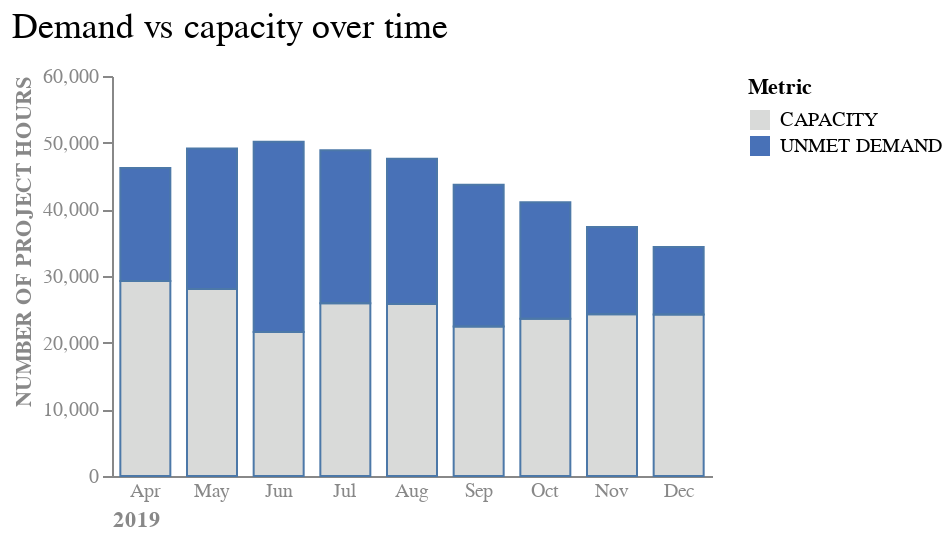

The notebook cell saved with this chart:
### Markdown cell above
![Alt text](\Images\2_4c.png)

### Code cell
stacked_table = table_2019[table_2019['Metric'].isin(['CAPACITY', 'UNMET DEMAND'])]

bars = alt.Chart(stacked_table, 
                 title = alt.Title(
                 "Demand vs capacity over time",
                 fontSize = 18,
                 fontWeight = 'normal',
                 anchor = 'start',
                 offset = 10
                 )
                ).mark_bar(size = 25).encode(
    y = alt.Y('Value', 
              axis = alt.Axis(grid = False,titleAnchor = 'end', labelColor = "#888888", titleColor = '#888888'), 
              scale = alt.Scale(domain = [0, 60000]), 
              title = "NUMBER OF PROJECT HOURS"),
    x = alt.X('month', 
              sort = None, 
              axis = alt.Axis(labelAngle = 0, titleAnchor = 'start', labelColor = "#888888", titleColor = '#888888', ticks = False), 
              title = "2019"),
    color = alt.Color('Metric', scale = alt.Scale(range = ['#d9dad9', '#4871b7'])),
    order=alt.Order(
      'Metric',
      sort='ascending')
    )

border = alt.Chart(stacked_table).mark_bar(size = 25, filled = False).encode(
    y = alt.Y('Value', 
              axis = alt.Axis(grid = False, titleAnchor = 'start', labelColor = "#888888", titleColor = '#888888'), 
              scale = alt.Scale(domain = [0, 60000]), 
              title = "NUMBER OF PROJECT HOURS"),
    x = alt.X('month', 
              sort = None, 
              axis = alt.Axis(labelAngle = 0, titleAnchor = 'end', labelColor = "#888888", titleColor = '#888888', ticks = False), 
              title = "2019"),
    order=alt.Order(
      'Metric',
      sort='ascending')
    )

final = bars + border
final.configure_view(stroke = None).properties(
    width = 300,
    height = 200)

### Figure 1 — Vega-Lite specification as saved in the notebook (floating-point values rounded to 4 significant figures)
{"config": {"view": {"continuousWidth": 300, "continuousHeight": 300, "stroke": null}}, "layer": [{"mark": {"type": "bar", "size": 25}, "encoding": {"color": {"field": "Metric", "scale": {"range": ["#d9dad9", "#4871b7"]}, "type": "nominal"}, "order": {"field": "Metric", "sort": "ascending", "type": "nominal"}, "x": {"axis": {"labelAngle": 0, "labelColor": "#888888", "ticks": false, "titleAnchor": "start", "titleColor": "#888888"}, "field": "month", "sort": null, "title": "2019", "type": "nominal"}, "y": {"axis": {"grid": false, "labelColor": "#888888", "titleAnchor": "end", "titleColor": "#888888"}, "field": "Value", "scale": {"domain": [0, 60000]}, "title": "NUMBER OF PROJECT HOURS", "type": "quantitative"}}, "title": {"text": "Demand vs capacity over time", "anchor": "start", "fontSize": 18, "fontWeight": "normal", "offset": 10}}, {"mark": {"type": "bar", "filled": false, "size": 25}, "encoding": {"order": {"field": "Metric", "sort": "ascending", "type": "nominal"}, "x": {"axis": {"labelAngle": 0, "labelColor": "#888888", "ticks": false, "titleAnchor": "end", "titleColor": "#888888"}, "field": "month", "sort": null, "title": "2019", "type": "nominal"}, "y": {"axis": {"grid": false, "labelColor": "#888888", "titleAnchor": "start", "titleColor": "#888888"}, "field": "Value", "scale": {"domain": [0, 60000]}, "title": "NUMBER OF PROJECT HOURS", "type": "quantitative"}}}], "data": {"name": "data-59ee266a658aca26e26fe99ca8d64a60"}, "height": 200, "width": 300, "$schema": "https://vega.github.io/schema/vega-lite/v5.15.1.json", "datasets": {"data-59ee266a658aca26e26fe99ca8d64a60": [{"Metric": "CAPACITY", "Value": 29263, "year": 2019, "month": "Apr"}, {"Metric": "CAPACITY", "Value": 28037, "year": 2019, "month": "May"}, {"Metric": "CAPACITY", "Value": 21596, "year": 2019, "month": "Jun"}, {"Metric": "CAPACITY", "Value": 25895, "year": 2019, "month": "Jul"}, {"Metric": "CAPACITY", "Value": 25813, "year": 2019, "month": "Aug"}, {"Metric": "CAPACITY", "Value": 22427, "year": 2019, "month": "Sep"}, {"Metric": "CAPACITY", "Value": 23605, "year": 2019, "month": "Oct"}, {"Metric": "CAPACITY", "Value": 24263, "year": 2019, "month": "Nov"}, {"Metric": "CAPACITY", "Value": 24243, "year": 2019, "month": "Dec"}, {"Metric": "UNMET DEMAND", "Value": 16930, "year": 2019, "month": "Apr"}, {"Metric": "UNMET DEMAND", "Value": 21094, "year": 2019, "month": "May"}, {"Metric": "UNMET DEMAND", "Value": 28528, "year": 2019, "month": "Jun"}, {"Metric": "UNMET DEMAND", "Value": 22955, "year": 2019, "month": "Jul"}, {"Metric": "UNMET DEMAND", "Value": 21789, "year": 2019, "month": "Aug"}, {"Metric": "UNMET DEMAND", "Value": 21270, "year": 2019, "month": "Sep"}, {"Metric": "UNMET DEMAND", "Value": 17453, "year": 2019, "month": "Oct"}, {"Metric": "UNMET DEMAND", "Value": 13101, "year": 2019, "month": "Nov"}, {"Metric": "UNMET DEMAND", "Value": 10121, "year": 2019, "month": "Dec"}]}}
